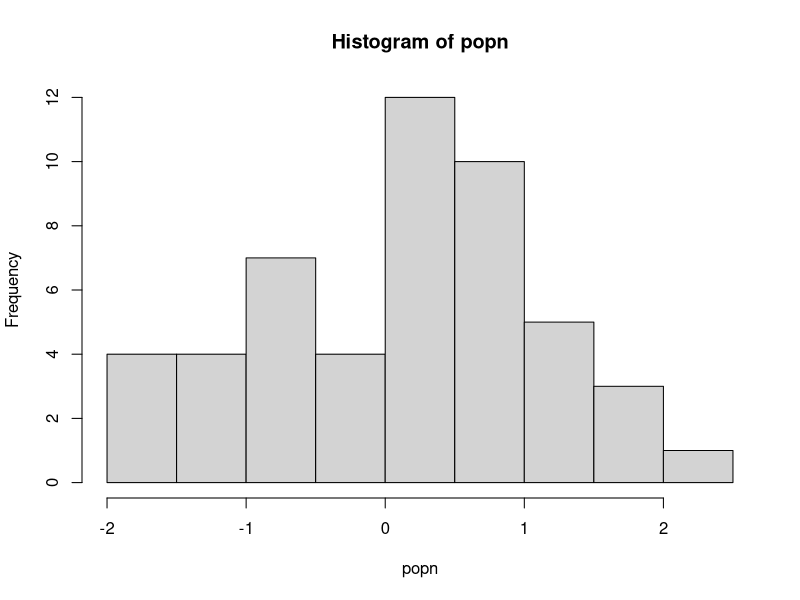

The R script that drew this image: (Note: this script raises an error after producing the figure.)
# Author: Pasith Prayoonrat (pp1922@ic.ac.uk)
# Script: try.R
# Desc: Function use to catch error.
# Date: Oct 2022

rm(list = ls())

# this function runs a simulation that involves sampling from a synthetic
# population with replacement and takes its mean, but only if at least 30 unique
# samples are obtained
doit <- function(x) {
  temp_x <- sample(x, replace = TRUE)
  if(length(unique(temp_x)) > 30) { # only take mean if sample was sufficient
    print(paste("Mean of this sample was:", as.character(mean(temp_x))))
  }
  else { # else stop the script
    stop("Couldn't calculate mean: too few unique values!")
  }
}

# generate populations
popn <- rnorm(50)

# visualize popn
hist(popn)

# lapply to repeat sampling 15 times
lapply(1:15, function(i) doit(popn))

# now use try
result <- lapply(1:15, function(i) try(doit(popn), FALSE))

# errors are stored in the object result:
class(result)

# use loop to store results "manually"
result <- vector("list", 15) # Preallocate/Initialize
for(i in 1:15) {
  result[[i]] <- try(doit(popn), FALSE)
}